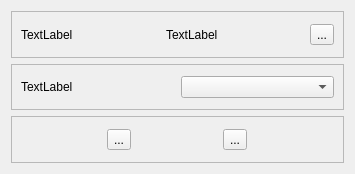
<?xml version="1.0" encoding="UTF-8"?>
<ui version="4.0">
 <class>Form</class>
 <widget class="QWidget" name="Form">
  <property name="geometry">
   <rect>
    <x>0</x>
    <y>0</y>
    <width>355</width>
    <height>174</height>
   </rect>
  </property>
  <property name="windowTitle">
   <string>Form</string>
  </property>
  <layout class="QVBoxLayout" name="verticalLayout">
   <item>
    <widget class="QFrame" name="frame">
     <property name="frameShape">
      <enum>QFrame::StyledPanel</enum>
     </property>
     <property name="frameShadow">
      <enum>QFrame::Raised</enum>
     </property>
     <layout class="QHBoxLayout" name="horizontalLayout">
      <item alignment="Qt::AlignLeft">
       <widget class="QLabel" name="countLabel">
        <property name="text">
         <string>TextLabel</string>
        </property>
       </widget>
      </item>
      <item alignment="Qt::AlignLeft">
       <widget class="QLabel" name="excelLabel">
        <property name="text">
         <string>TextLabel</string>
        </property>
       </widget>
      </item>
      <item>
       <widget class="QToolButton" name="loadBtn">
        <property name="text">
         <string>...</string>
        </property>
       </widget>
      </item>
     </layout>
    </widget>
   </item>
   <item>
    <widget class="QFrame" name="frame_2">
     <property name="frameShape">
      <enum>QFrame::StyledPanel</enum>
     </property>
     <property name="frameShadow">
      <enum>QFrame::Raised</enum>
     </property>
     <layout class="QHBoxLayout" name="horizontalLayout_2">
      <item>
       <widget class="QLabel" name="sourceLabel">
        <property name="text">
         <string>TextLabel</string>
        </property>
       </widget>
      </item>
      <item>
       <widget class="QComboBox" name="comboBox"/>
      </item>
     </layout>
    </widget>
   </item>
   <item>
    <widget class="QFrame" name="frame_3">
     <property name="frameShape">
      <enum>QFrame::StyledPanel</enum>
     </property>
     <property name="frameShadow">
      <enum>QFrame::Raised</enum>
     </property>
     <layout class="QHBoxLayout" name="horizontalLayout_3">
      <item>
       <widget class="QToolButton" name="addBtn">
        <property name="text">
         <string>...</string>
        </property>
       </widget>
      </item>
      <item>
       <widget class="QToolButton" name="cancelBtn">
        <property name="text">
         <string>...</string>
        </property>
       </widget>
      </item>
     </layout>
    </widget>
   </item>
  </layout>
 </widget>
 <resources/>
 <connections/>
</ui>
